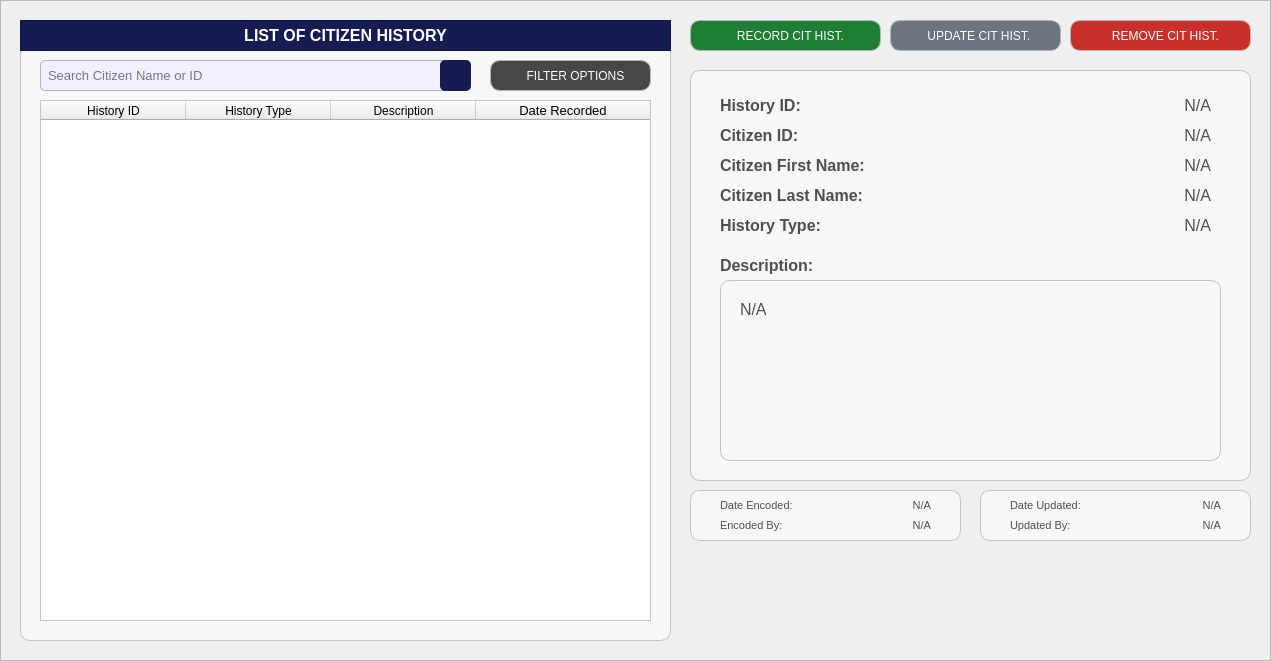
   <widget class="QFrame" name="statistics_frameBody">
    <property name="geometry">
     <rect>
      <x>20</x>
      <y>70</y>
      <width>1271</width>
      <height>661</height>
     </rect>
    </property>
    <property name="font">
     <font>
      <bold>true</bold>
     </font>
    </property>
    <property name="styleSheet">
     <string notr="true">#statistics_frameBody{
	background-color: #f2efff;
}</string>
    </property>
    <property name="frameShape">
     <enum>QFrame::Shape::StyledPanel</enum>
    </property>
    <property name="frameShadow">
     <enum>QFrame::Shadow::Raised</enum>
    </property>
    <widget class="QFrame" name="basePopUpBodyFrame">
     <property name="geometry">
      <rect>
       <x>20</x>
       <y>20</y>
       <width>651</width>
       <height>621</height>
      </rect>
     </property>
     <property name="styleSheet">
      <string notr="true">#basePopUpBodyFrame {
	background-color: rgb(247, 247, 247);
	border: 1px solid rgb(194, 194, 194);
	border-radius: 10px;
}</string>
     </property>
     <property name="frameShape">
      <enum>QFrame::Shape::StyledPanel</enum>
     </property>
     <property name="frameShadow">
      <enum>QFrame::Shadow::Raised</enum>
     </property>
     <widget class="QFrame" name="basePopUpTitleFrame_3">
      <property name="geometry">
       <rect>
        <x>0</x>
        <y>0</y>
        <width>651</width>
        <height>31</height>
       </rect>
      </property>
      <property name="styleSheet">
       <string notr="true">#basePopUpTitleFrame_3 {
	background-color: #141c52;
}</string>
      </property>
      <property name="frameShape">
       <enum>QFrame::Shape::StyledPanel</enum>
      </property>
      <property name="frameShadow">
       <enum>QFrame::Shadow::Raised</enum>
      </property>
      <widget class="QLabel" name="label_title_3">
       <property name="geometry">
        <rect>
         <x>0</x>
         <y>0</y>
         <width>651</width>
         <height>31</height>
        </rect>
       </property>
       <property name="font">
        <font>
         <family>Arial</family>
         <pointsize>12</pointsize>
         <bold>true</bold>
        </font>
       </property>
       <property name="styleSheet">
        <string notr="true">#label_title_3{
	background-color:transparent;
	color: rgb(255, 255, 255);
}</string>
       </property>
       <property name="text">
        <string>LIST OF CITIZEN HISTORY</string>
       </property>
       <property name="alignment">
        <set>Qt::AlignmentFlag::AlignCenter</set>
       </property>
      </widget>
     </widget>
     <widget class="QLineEdit" name="histrec_HistoryID_fieldSearch">
      <property name="geometry">
       <rect>
        <x>20</x>
        <y>40</y>
        <width>431</width>
        <height>31</height>
       </rect>
      </property>
      <property name="font">
       <font>
        <family>Arial</family>
        <pointsize>10</pointsize>
       </font>
      </property>
      <property name="styleSheet">
       <string notr="true">#histrec_HistoryID_fieldSearch{
    border: 1px solid #b3b3b3;  /* Black border */
    border-radius: 5px;        /* Rounded corners */
    padding: 5px;               /* Inner spacing */
    background-color: #f2efff;  /* Gray background */
    color: #000000; 
}
</string>
      </property>
      <property name="text">
       <string/>
      </property>
      <property name="placeholderText">
       <string>Search Citizen Name or ID</string>
      </property>
     </widget>
     <widget class="QPushButton" name="histrec_HistoryID_buttonSearch">
      <property name="geometry">
       <rect>
        <x>420</x>
        <y>40</y>
        <width>31</width>
        <height>31</height>
       </rect>
      </property>
      <property name="font">
       <font>
        <family>Arial</family>
        <pointsize>9</pointsize>
       </font>
      </property>
      <property name="cursor">
       <cursorShape>PointingHandCursor</cursorShape>
      </property>
      <property name="focusPolicy">
       <enum>Qt::FocusPolicy::NoFocus</enum>
      </property>
      <property name="styleSheet">
       <string notr="true">#histrec_HistoryID_buttonSearch {
    background-color:  #141c52;
    color: white;
    border-radius: 5px;
    padding: 10px; /* Optional: Adjusts spacing inside the button */
}
#histrec_HistoryID_buttonSearch:hover {
    background-color: #1a237e; /* Slightly lighter blue when hovered */
}
#histrec_HistoryID_buttonSearch:pressed {
    background-color: #0f1442; /* Darker blue when clicked */
}</string>
      </property>
      <property name="text">
       <string/>
      </property>
      <property name="icon">
       <iconset>
        <normaloff>../../../../../Desktop/CTU 2nd Year - 2nd Semester Files/PC 225L - INFORMATION MANAGEMENT LABORATORY/PROFILING_SYSTEM/Profiling-System/Assets/FuncIcons/icon_search_w.svg</normaloff>../../../../../Desktop/CTU 2nd Year - 2nd Semester Files/PC 225L - INFORMATION MANAGEMENT LABORATORY/PROFILING_SYSTEM/Profiling-System/Assets/FuncIcons/icon_search_w.svg</iconset>
      </property>
      <property name="iconSize">
       <size>
        <width>20</width>
        <height>20</height>
       </size>
      </property>
     </widget>
     <widget class="QTableWidget" name="histrec_tableView_List_RecordCitizenHistory">
      <property name="geometry">
       <rect>
        <x>20</x>
        <y>80</y>
        <width>611</width>
        <height>521</height>
       </rect>
      </property>
      <property name="styleSheet">
       <string notr="true">#histrec_tableView_List_RecordCitizenHistory {
	background-color: white;
	color: #black;
}
</string>
      </property>
      <attribute name="horizontalHeaderVisible">
       <bool>true</bool>
      </attribute>
      <attribute name="horizontalHeaderCascadingSectionResizes">
       <bool>false</bool>
      </attribute>
      <attribute name="horizontalHeaderDefaultSectionSize">
       <number>145</number>
      </attribute>
      <attribute name="horizontalHeaderShowSortIndicator" stdset="0">
       <bool>false</bool>
      </attribute>
      <attribute name="horizontalHeaderStretchLastSection">
       <bool>true</bool>
      </attribute>
      <attribute name="verticalHeaderCascadingSectionResizes">
       <bool>false</bool>
      </attribute>
      <column>
       <property name="text">
        <string>History ID</string>
       </property>
       <property name="font">
        <font>
         <family>Arial</family>
        </font>
       </property>
       <property name="background">
        <color>
         <red>59</red>
         <green>57</green>
         <blue>100</blue>
        </color>
       </property>
      </column>
      <column>
       <property name="text">
        <string>History Type</string>
       </property>
       <property name="font">
        <font>
         <family>Arial</family>
        </font>
       </property>
       <property name="background">
        <color>
         <red>59</red>
         <green>57</green>
         <blue>100</blue>
        </color>
       </property>
      </column>
      <column>
       <property name="text">
        <string>Description</string>
       </property>
       <property name="font">
        <font>
         <family>Arial</family>
        </font>
       </property>
       <property name="background">
        <color>
         <red>59</red>
         <green>57</green>
         <blue>100</blue>
        </color>
       </property>
      </column>
      <column>
       <property name="text">
        <string>Date Recorded</string>
       </property>
       <property name="font">
        <font>
         <family>Arial</family>
         <pointsize>10</pointsize>
        </font>
       </property>
       <property name="background">
        <color>
         <red>59</red>
         <green>57</green>
         <blue>100</blue>
        </color>
       </property>
      </column>
     </widget>
     <widget class="QPushButton" name="citizenhistoryList_buttonFilter">
      <property name="geometry">
       <rect>
        <x>470</x>
        <y>40</y>
        <width>161</width>
        <height>31</height>
       </rect>
      </property>
      <property name="font">
       <font>
        <family>Arial</family>
        <pointsize>9</pointsize>
       </font>
      </property>
      <property name="cursor">
       <cursorShape>PointingHandCursor</cursorShape>
      </property>
      <property name="focusPolicy">
       <enum>Qt::FocusPolicy::NoFocus</enum>
      </property>
      <property name="styleSheet">
       <string notr="true">#citizenhistoryList_buttonFilter {
    background-color:  #474747;
    color: white;
    border: 1px solid #b5b5b5;
    border-radius: 10px;
    padding: 10px; 
}

#citizenhistoryList_buttonFilter:hover {
    background-color: #636363;
    color: white; 
}

#citizenhistoryList_buttonFilter:pressed {
    background-color: #bfbfbf;
    color: white; 
}
</string>
      </property>
      <property name="text">
       <string>   FILTER OPTIONS</string>
      </property>
      <property name="icon">
       <iconset>
        <normaloff>../../../Assets/FuncIcons/icon_filter.svg</normaloff>../../../Assets/FuncIcons/icon_filter.svg</iconset>
      </property>
      <property name="iconSize">
       <size>
        <width>18</width>
        <height>18</height>
       </size>
      </property>
     </widget>
    </widget>
    <widget class="QPushButton" name="histrec_citizenhistory_button_remove">
     <property name="geometry">
      <rect>
       <x>1070</x>
       <y>20</y>
       <width>181</width>
       <height>31</height>
      </rect>
     </property>
     <property name="font">
      <font>
       <family>Arial</family>
       <pointsize>9</pointsize>
      </font>
     </property>
     <property name="cursor">
      <cursorShape>PointingHandCursor</cursorShape>
     </property>
     <property name="focusPolicy">
      <enum>Qt::FocusPolicy::NoFocus</enum>
     </property>
     <property name="styleSheet">
      <string notr="true">#histrec_citizenhistory_button_remove {
    background-color: #c9302c; /* Default red */
    color: white;
    border: 1px solid #b5b5b5; /* Light gray border */
    border-radius: 10px;
    padding: 10px; 
}

#histrec_citizenhistory_button_remove:hover {
    background-color: #d9534f; /* Brighter red when hovered */
    color: white; 
}

#histrec_citizenhistory_button_remove:pressed {
    background-color: #a52a2a; /* Darker red when pressed */
    color: white; 
}</string>
     </property>
     <property name="text">
      <string>   REMOVE CIT HIST.</string>
     </property>
     <property name="icon">
      <iconset>
       <normaloff>../../../Assets/FuncIcons/icon_del.svg</normaloff>../../../Assets/FuncIcons/icon_del.svg</iconset>
     </property>
     <property name="iconSize">
      <size>
       <width>20</width>
       <height>20</height>
      </size>
     </property>
    </widget>
    <widget class="QPushButton" name="histrec_citizenhistory_button_record">
     <property name="geometry">
      <rect>
       <x>690</x>
       <y>20</y>
       <width>191</width>
       <height>31</height>
      </rect>
     </property>
     <property name="font">
      <font>
       <family>Arial</family>
       <pointsize>9</pointsize>
      </font>
     </property>
     <property name="cursor">
      <cursorShape>PointingHandCursor</cursorShape>
     </property>
     <property name="focusPolicy">
      <enum>Qt::FocusPolicy::NoFocus</enum>
     </property>
     <property name="styleSheet">
      <string notr="true">#histrec_citizenhistory_button_record {
    background-color:  #1e7e34; /* Default green */
    color: white;
    border: 1px solid #b5b5b5;
    border-radius: 10px;
    padding: 10px; 
}

#histrec_citizenhistory_button_record:hover {
    background-color: #28a745; /* Brighter green when hovered */
    color: white; 
}

#histrec_citizenhistory_button_record:pressed {
    background-color:  #34c759; /* Darker green when pressed */
    color: white; 
}
</string>
     </property>
     <property name="text">
      <string>   RECORD CIT HIST.</string>
     </property>
     <property name="icon">
      <iconset>
       <normaloff>../../../Assets/FuncIcons/icon_add.svg</normaloff>../../../Assets/FuncIcons/icon_add.svg</iconset>
     </property>
     <property name="iconSize">
      <size>
       <width>20</width>
       <height>20</height>
      </size>
     </property>
    </widget>
    <widget class="QPushButton" name="histrec_citizenhistory_button_update">
     <property name="geometry">
      <rect>
       <x>890</x>
       <y>20</y>
       <width>171</width>
       <height>31</height>
      </rect>
     </property>
     <property name="font">
      <font>
       <family>Arial</family>
       <pointsize>9</pointsize>
      </font>
     </property>
     <property name="cursor">
      <cursorShape>PointingHandCursor</cursorShape>
     </property>
     <property name="focusPolicy">
      <enum>Qt::FocusPolicy::NoFocus</enum>
     </property>
     <property name="styleSheet">
      <string notr="true">#histrec_citizenhistory_button_update {
    background-color: #6c757d; /* Default gray */
    color: white;
    border: 1px solid #b5b5b5; /* Light gray border */
    border-radius: 10px;
    padding: 10px; 
}

#histrec_citizenhistory_button_update:hover {
    background-color: #838b94; /* Brighter gray when hovered */
    color: white; 
}

#histrec_citizenhistory_button_update:pressed {
    background-color: #5a6268; /* Darker gray when pressed */
    color: white; 
}
</string>
     </property>
     <property name="text">
      <string>  UPDATE CIT HIST.</string>
     </property>
     <property name="icon">
      <iconset>
       <normaloff>../../../Assets/FuncIcons/icon_edit.svg</normaloff>../../../Assets/FuncIcons/icon_edit.svg</iconset>
     </property>
     <property name="iconSize">
      <size>
       <width>20</width>
       <height>20</height>
      </size>
     </property>
    </widget>
    <widget class="QFrame" name="basePopUpBodyFrame_3">
     <property name="geometry">
      <rect>
       <x>690</x>
       <y>70</y>
       <width>561</width>
       <height>411</height>
      </rect>
     </property>
     <property name="styleSheet">
      <string notr="true">#basePopUpBodyFrame_3 {
	background-color: rgb(247, 247, 247);
	border: 1px solid rgb(194, 194, 194);
	border-radius: 10px;
}</string>
     </property>
     <property name="frameShape">
      <enum>QFrame::Shape::StyledPanel</enum>
     </property>
     <property name="frameShadow">
      <enum>QFrame::Shadow::Raised</enum>
     </property>
     <widget class="QLabel" name="histrec_labelCitizenID">
      <property name="geometry">
       <rect>
        <x>30</x>
        <y>50</y>
        <width>151</width>
        <height>31</height>
       </rect>
      </property>
      <property name="font">
       <font>
        <family>Arial</family>
        <pointsize>12</pointsize>
        <bold>true</bold>
       </font>
      </property>
      <property name="styleSheet">
       <string notr="true">#histrec_labelCitizenID{
	background-color:transparent;
	color:#4f4f4f;
}</string>
      </property>
      <property name="text">
       <string>Citizen ID:</string>
      </property>
      <property name="alignment">
       <set>Qt::AlignmentFlag::AlignLeading|Qt::AlignmentFlag::AlignLeft|Qt::AlignmentFlag::AlignVCenter</set>
      </property>
     </widget>
     <widget class="QLabel" name="histrec_displayCitizenID">
      <property name="geometry">
       <rect>
        <x>190</x>
        <y>50</y>
        <width>331</width>
        <height>31</height>
       </rect>
      </property>
      <property name="font">
       <font>
        <family>Arial</family>
        <pointsize>12</pointsize>
       </font>
      </property>
      <property name="styleSheet">
       <string notr="true">#histrec_displayCitizenID{
	background-color:transparent;
	color:#4f4f4f;
}</string>
      </property>
      <property name="text">
       <string>N/A</string>
      </property>
      <property name="alignment">
       <set>Qt::AlignmentFlag::AlignRight|Qt::AlignmentFlag::AlignTrailing|Qt::AlignmentFlag::AlignVCenter</set>
      </property>
     </widget>
     <widget class="QLabel" name="histrec_labelHistoryDescription">
      <property name="geometry">
       <rect>
        <x>30</x>
        <y>180</y>
        <width>151</width>
        <height>31</height>
       </rect>
      </property>
      <property name="font">
       <font>
        <family>Arial</family>
        <pointsize>12</pointsize>
        <bold>true</bold>
       </font>
      </property>
      <property name="styleSheet">
       <string notr="true">#histrec_labelHistoryDescription{
	background-color:transparent;
	color:#4f4f4f;
}</string>
      </property>
      <property name="text">
       <string>Description:</string>
      </property>
      <property name="alignment">
       <set>Qt::AlignmentFlag::AlignLeading|Qt::AlignmentFlag::AlignLeft|Qt::AlignmentFlag::AlignVCenter</set>
      </property>
     </widget>
     <widget class="QLabel" name="histrec_labelHistoryType">
      <property name="geometry">
       <rect>
        <x>30</x>
        <y>140</y>
        <width>151</width>
        <height>31</height>
       </rect>
      </property>
      <property name="font">
       <font>
        <family>Arial</family>
        <pointsize>12</pointsize>
        <bold>true</bold>
       </font>
      </property>
      <property name="styleSheet">
       <string notr="true">#histrec_labelHistoryType{
	background-color:transparent;
	color:#4f4f4f;
}</string>
      </property>
      <property name="text">
       <string>History Type:</string>
      </property>
      <property name="alignment">
       <set>Qt::AlignmentFlag::AlignLeading|Qt::AlignmentFlag::AlignLeft|Qt::AlignmentFlag::AlignVCenter</set>
      </property>
     </widget>
     <widget class="QLabel" name="histrec_displayHistoryType">
      <property name="geometry">
       <rect>
        <x>190</x>
        <y>140</y>
        <width>331</width>
        <height>31</height>
       </rect>
      </property>
      <property name="font">
       <font>
        <family>Arial</family>
        <pointsize>12</pointsize>
       </font>
      </property>
      <property name="styleSheet">
       <string notr="true">#histrec_displayHistoryType{
	background-color:transparent;
	color:#4f4f4f;
}</string>
      </property>
      <property name="text">
       <string>N/A</string>
      </property>
      <property name="alignment">
       <set>Qt::AlignmentFlag::AlignRight|Qt::AlignmentFlag::AlignTrailing|Qt::AlignmentFlag::AlignVCenter</set>
      </property>
     </widget>
     <widget class="QFrame" name="basePopUpBodyFrame_Desc">
      <property name="geometry">
       <rect>
        <x>30</x>
        <y>210</y>
        <width>501</width>
        <height>181</height>
       </rect>
      </property>
      <property name="styleSheet">
       <string notr="true">#basePopUpBodyFrame_Desc {
	background-color: rgb(248, 248, 248);
	border: 1px solid rgb(194, 194, 194);
	border-radius: 10px;
}</string>
      </property>
      <property name="frameShape">
       <enum>QFrame::Shape::StyledPanel</enum>
      </property>
      <property name="frameShadow">
       <enum>QFrame::Shadow::Raised</enum>
      </property>
      <widget class="QLabel" name="histrec_displayHistoryDescription">
       <property name="geometry">
        <rect>
         <x>20</x>
         <y>20</y>
         <width>461</width>
         <height>141</height>
        </rect>
       </property>
       <property name="font">
        <font>
         <family>Arial</family>
         <pointsize>12</pointsize>
        </font>
       </property>
       <property name="styleSheet">
        <string notr="true">#histrec_displayHistoryDescription{
	background-color:transparent;
	color:#4f4f4f;
}</string>
       </property>
       <property name="text">
        <string>N/A</string>
       </property>
       <property name="alignment">
        <set>Qt::AlignmentFlag::AlignLeading|Qt::AlignmentFlag::AlignLeft|Qt::AlignmentFlag::AlignTop</set>
       </property>
       <property name="wordWrap">
        <bool>true</bool>
       </property>
      </widget>
     </widget>
     <widget class="QLabel" name="histrec_labelHistoryID">
      <property name="geometry">
       <rect>
        <x>30</x>
        <y>20</y>
        <width>151</width>
        <height>31</height>
       </rect>
      </property>
      <property name="font">
       <font>
        <family>Arial</family>
        <pointsize>12</pointsize>
        <bold>true</bold>
       </font>
      </property>
      <property name="styleSheet">
       <string notr="true">#histrec_labelHistoryID{
	background-color:transparent;
	color:#4f4f4f;
}</string>
      </property>
      <property name="text">
       <string>History ID:</string>
      </property>
      <property name="alignment">
       <set>Qt::AlignmentFlag::AlignLeading|Qt::AlignmentFlag::AlignLeft|Qt::AlignmentFlag::AlignVCenter</set>
      </property>
     </widget>
     <widget class="QLabel" name="histrec_displayHistoryID">
      <property name="geometry">
       <rect>
        <x>190</x>
        <y>20</y>
        <width>331</width>
        <height>31</height>
       </rect>
      </property>
      <property name="font">
       <font>
        <family>Arial</family>
        <pointsize>12</pointsize>
       </font>
      </property>
      <property name="styleSheet">
       <string notr="true">#histrec_displayHistoryID{
	background-color:transparent;
	color:#4f4f4f;
}</string>
      </property>
      <property name="text">
       <string>N/A</string>
      </property>
      <property name="alignment">
       <set>Qt::AlignmentFlag::AlignRight|Qt::AlignmentFlag::AlignTrailing|Qt::AlignmentFlag::AlignVCenter</set>
      </property>
     </widget>
     <widget class="QLabel" name="histrec_labelCitizenHistFirstName">
      <property name="geometry">
       <rect>
        <x>30</x>
        <y>80</y>
        <width>151</width>
        <height>31</height>
       </rect>
      </property>
      <property name="font">
       <font>
        <family>Arial</family>
        <pointsize>12</pointsize>
        <bold>true</bold>
       </font>
      </property>
      <property name="styleSheet">
       <string notr="true">#histrec_labelCitizenHistFirstName{
	background-color:transparent;
	color:#4f4f4f;
}</string>
      </property>
      <property name="text">
       <string>Citizen First Name:</string>
      </property>
      <property name="alignment">
       <set>Qt::AlignmentFlag::AlignLeading|Qt::AlignmentFlag::AlignLeft|Qt::AlignmentFlag::AlignVCenter</set>
      </property>
     </widget>
     <widget class="QLabel" name="histrec_displayCitizenHistFirstName">
      <property name="geometry">
       <rect>
        <x>190</x>
        <y>80</y>
        <width>331</width>
        <height>31</height>
       </rect>
      </property>
      <property name="font">
       <font>
        <family>Arial</family>
        <pointsize>12</pointsize>
       </font>
      </property>
      <property name="styleSheet">
       <string notr="true">#histrec_displayCitizenHistFirstName{
	background-color:transparent;
	color:#4f4f4f;
}</string>
      </property>
      <property name="text">
       <string>N/A</string>
      </property>
      <property name="alignment">
       <set>Qt::AlignmentFlag::AlignRight|Qt::AlignmentFlag::AlignTrailing|Qt::AlignmentFlag::AlignVCenter</set>
      </property>
     </widget>
     <widget class="QLabel" name="histrec_labelCitizenHistLastName">
      <property name="geometry">
       <rect>
        <x>30</x>
        <y>110</y>
        <width>151</width>
        <height>31</height>
       </rect>
      </property>
      <property name="font">
       <font>
        <family>Arial</family>
        <pointsize>12</pointsize>
        <bold>true</bold>
       </font>
      </property>
      <property name="styleSheet">
       <string notr="true">#histrec_labelCitizenHistLastName{
	background-color:transparent;
	color:#4f4f4f;
}</string>
      </property>
      <property name="text">
       <string>Citizen Last Name:</string>
      </property>
      <property name="alignment">
       <set>Qt::AlignmentFlag::AlignLeading|Qt::AlignmentFlag::AlignLeft|Qt::AlignmentFlag::AlignVCenter</set>
      </property>
     </widget>
     <widget class="QLabel" name="histrec_displayCitizenHistLastName">
      <property name="geometry">
       <rect>
        <x>190</x>
        <y>110</y>
        <width>331</width>
        <height>31</height>
       </rect>
      </property>
      <property name="font">
       <font>
        <family>Arial</family>
        <pointsize>12</pointsize>
       </font>
      </property>
      <property name="styleSheet">
       <string notr="true">#histrec_displayCitizenHistLastName{
	background-color:transparent;
	color:#4f4f4f;
}</string>
      </property>
      <property name="text">
       <string>N/A</string>
      </property>
      <property name="alignment">
       <set>Qt::AlignmentFlag::AlignRight|Qt::AlignmentFlag::AlignTrailing|Qt::AlignmentFlag::AlignVCenter</set>
      </property>
     </widget>
    </widget>
    <widget class="QFrame" name="basePopUpBodyFrame_5">
     <property name="geometry">
      <rect>
       <x>980</x>
       <y>490</y>
       <width>271</width>
       <height>51</height>
      </rect>
     </property>
     <property name="styleSheet">
      <string notr="true">#basePopUpBodyFrame_5 {
	background-color: rgb(247, 247, 247);
	border: 1px solid rgb(194, 194, 194);
	border-radius: 10px;
}</string>
     </property>
     <property name="frameShape">
      <enum>QFrame::Shape::StyledPanel</enum>
     </property>
     <property name="frameShadow">
      <enum>QFrame::Shadow::Raised</enum>
     </property>
     <widget class="QLabel" name="label_DateUpdated">
      <property name="geometry">
       <rect>
        <x>30</x>
        <y>0</y>
        <width>81</width>
        <height>31</height>
       </rect>
      </property>
      <property name="font">
       <font>
        <family>Arial</family>
        <pointsize>8</pointsize>
       </font>
      </property>
      <property name="styleSheet">
       <string notr="true">#label_DateUpdated{
	background-color:transparent;
	color:#4f4f4f;
}</string>
      </property>
      <property name="text">
       <string>Date Updated:</string>
      </property>
      <property name="alignment">
       <set>Qt::AlignmentFlag::AlignLeading|Qt::AlignmentFlag::AlignLeft|Qt::AlignmentFlag::AlignVCenter</set>
      </property>
     </widget>
     <widget class="QLabel" name="display_DateUpdated">
      <property name="geometry">
       <rect>
        <x>130</x>
        <y>0</y>
        <width>111</width>
        <height>31</height>
       </rect>
      </property>
      <property name="font">
       <font>
        <family>Arial</family>
        <pointsize>8</pointsize>
       </font>
      </property>
      <property name="styleSheet">
       <string notr="true">#display_DateUpdated{
	background-color:transparent;
	color:#4f4f4f;
}</string>
      </property>
      <property name="text">
       <string>N/A</string>
      </property>
      <property name="alignment">
       <set>Qt::AlignmentFlag::AlignRight|Qt::AlignmentFlag::AlignTrailing|Qt::AlignmentFlag::AlignVCenter</set>
      </property>
     </widget>
     <widget class="QLabel" name="display_UpdatedBy">
      <property name="geometry">
       <rect>
        <x>130</x>
        <y>20</y>
        <width>111</width>
        <height>31</height>
       </rect>
      </property>
      <property name="font">
       <font>
        <family>Arial</family>
        <pointsize>8</pointsize>
       </font>
      </property>
      <property name="styleSheet">
       <string notr="true">#display_UpdatedBy{
	background-color:transparent;
	color:#4f4f4f;
}</string>
      </property>
      <property name="text">
       <string>N/A</string>
      </property>
      <property name="alignment">
       <set>Qt::AlignmentFlag::AlignRight|Qt::AlignmentFlag::AlignTrailing|Qt::AlignmentFlag::AlignVCenter</set>
      </property>
     </widget>
     <widget class="QLabel" name="label_UpdatedBy">
      <property name="geometry">
       <rect>
        <x>30</x>
        <y>20</y>
        <width>81</width>
        <height>31</height>
       </rect>
      </property>
      <property name="font">
       <font>
        <family>Arial</family>
        <pointsize>8</pointsize>
       </font>
      </property>
      <property name="styleSheet">
       <string notr="true">#label_UpdatedBy{
	background-color:transparent;
	color:#4f4f4f;
}</string>
      </property>
      <property name="text">
       <string>Updated By:</string>
      </property>
      <property name="alignment">
       <set>Qt::AlignmentFlag::AlignLeading|Qt::AlignmentFlag::AlignLeft|Qt::AlignmentFlag::AlignVCenter</set>
      </property>
     </widget>
    </widget>
    <widget class="QFrame" name="basePopUpBodyFrame_4">
     <property name="geometry">
      <rect>
       <x>690</x>
       <y>490</y>
       <width>271</width>
       <height>51</height>
      </rect>
     </property>
     <property name="styleSheet">
      <string notr="true">#basePopUpBodyFrame_4 {
	background-color: rgb(247, 247, 247);
	border: 1px solid rgb(194, 194, 194);
	border-radius: 10px;
}</string>
     </property>
     <property name="frameShape">
      <enum>QFrame::Shape::StyledPanel</enum>
     </property>
     <property name="frameShadow">
      <enum>QFrame::Shadow::Raised</enum>
     </property>
     <widget class="QLabel" name="label_DateEncoded">
      <property name="geometry">
       <rect>
        <x>30</x>
        <y>0</y>
        <width>81</width>
        <height>31</height>
       </rect>
      </property>
      <property name="font">
       <font>
        <family>Arial</family>
        <pointsize>8</pointsize>
       </font>
      </property>
      <property name="styleSheet">
       <string notr="true">#label_DateEncoded{
	background-color:transparent;
	color:#4f4f4f;
}</string>
      </property>
      <property name="text">
       <string>Date Encoded:</string>
      </property>
      <property name="alignment">
       <set>Qt::AlignmentFlag::AlignLeading|Qt::AlignmentFlag::AlignLeft|Qt::AlignmentFlag::AlignVCenter</set>
      </property>
     </widget>
     <widget class="QLabel" name="display_DateEncoded">
      <property name="geometry">
       <rect>
        <x>130</x>
        <y>0</y>
        <width>111</width>
        <height>31</height>
       </rect>
      </property>
      <property name="font">
       <font>
        <family>Arial</family>
        <pointsize>8</pointsize>
       </font>
      </property>
      <property name="styleSheet">
       <string notr="true">#display_DateEncoded{
	background-color:transparent;
	color:#4f4f4f;
}</string>
      </property>
      <property name="text">
       <string>N/A</string>
      </property>
      <property name="alignment">
       <set>Qt::AlignmentFlag::AlignRight|Qt::AlignmentFlag::AlignTrailing|Qt::AlignmentFlag::AlignVCenter</set>
      </property>
     </widget>
     <widget class="QLabel" name="display_EncodedBy">
      <property name="geometry">
       <rect>
        <x>130</x>
        <y>20</y>
        <width>111</width>
        <height>31</height>
       </rect>
      </property>
      <property name="font">
       <font>
        <family>Arial</family>
        <pointsize>8</pointsize>
       </font>
      </property>
      <property name="styleSheet">
       <string notr="true">#display_EncodedBy{
	background-color:transparent;
	color:#4f4f4f;
}</string>
      </property>
      <property name="text">
       <string>N/A</string>
      </property>
      <property name="alignment">
       <set>Qt::AlignmentFlag::AlignRight|Qt::AlignmentFlag::AlignTrailing|Qt::AlignmentFlag::AlignVCenter</set>
      </property>
     </widget>
     <widget class="QLabel" name="label_EncodedBy">
      <property name="geometry">
       <rect>
        <x>30</x>
        <y>20</y>
        <width>81</width>
        <height>31</height>
       </rect>
      </property>
      <property name="font">
       <font>
        <family>Arial</family>
        <pointsize>8</pointsize>
       </font>
      </property>
      <property name="styleSheet">
       <string notr="true">#label_EncodedBy{
	background-color:transparent;
	color:#4f4f4f;
}</string>
      </property>
      <property name="text">
       <string>Encoded By:</string>
      </property>
      <property name="alignment">
       <set>Qt::AlignmentFlag::AlignLeading|Qt::AlignmentFlag::AlignLeft|Qt::AlignmentFlag::AlignVCenter</set>
      </property>
     </widget>
    </widget>
   </widget>
